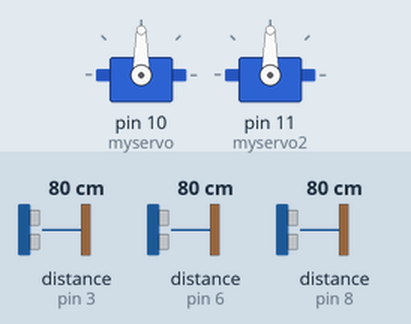
This sketch was run on a simulated Arduino Leonardo, built with avr-gcc and run on an emulated ATmega32U4. Shown: 2 × servo. Wiring (inferred from the names in the program): 3 × ultrasonic range finder: trigger pin 2, echo pin 3 / trigger pin 5, echo pin 6 / trigger pin 9, echo pin 8. The test bench sets the inputs (shaded band); at power-on: distance to the obstacle (sensors on pin 3, pin 6, pin 8) 80 cm. The echo pulse lasts 58.3 µs per cm; USB keyboard and mouse output is not drawn; what the sketch prints to the serial monitor is not drawn.

Above: at 1.2 s.
1.3 s: distance to the obstacle (sensor on pin 3) set to 62 cm
3.0 s: distance to the obstacle (sensor on pin 3) set to 52 cm
At 3.17 s:
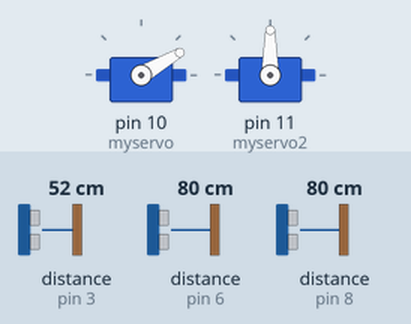
Timing chart, 0 to 12.0 s (numbered marks = the images above; inputs shaded):
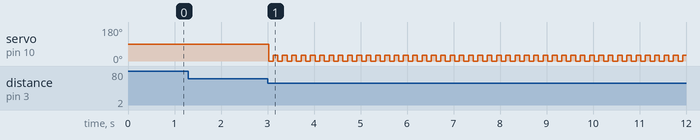

The sketch:

SR04.ino
```cpp
/*

* 0.1 摇杆可以控制鼠标，但极品飞车只能支持字符

* 0.2 摇杆可以输出 @ B

* 0.3 加上Y轴信号,但不能向下

*   0.31串口打印K

*   0.32 对0.31优化，可以准确输出左右信息

*       Keyborad不能用双引号“”，只能用单引号‘’

* 0.4 加上声波测距
*0.5 准备 一个超声波管前后，另两个管左右
    cm 接前后 TrigPin = 2;  EchoPin = 3;
    cm2 转左，TrigPin = 5;  EchoPin = 6;
    cm3 转右 TrigPin = 9;  EchoPin = 8;
* sr04_n_05  加上两上舵机，
    myservo (10);
    myservo2 (11);

*/

#include "Keyboard.h"


//const int xAxis = A0;         // joystick X axis

//const int yAxis = A1;         // joystick Y axis

const int TrigPin = 2;

const int EchoPin = 3;


const int TrigPin2 = 5;

const int EchoPin2 = 6;


const int TrigPin3 = 9;

const int EchoPin3 = 8;
//

int running;
int cm=0;
int cm2=0;
int cm3=0;
#include <Servo.h>
Servo myservo;
Servo myservo2;

int FV;
int FV2;
int FV3;
int Value;
int Value2;
int Value3;

unsigned long time,time2,pas;

void setup() {

  Keyboard.begin();
  running=0;

Serial.begin(9600);
  myservo.attach(10);
  myservo2.attach(11);


pinMode(TrigPin, OUTPUT);

pinMode(EchoPin, INPUT);

pinMode(TrigPin2, OUTPUT);

pinMode(EchoPin2, INPUT);

pinMode(TrigPin3, OUTPUT);

pinMode(EchoPin3, INPUT);


Value = 300;
Value2=300;
Value3=300;

}


void loop() {

 //int xReading = analogRead(A0);

 //int yReading = analogRead(A1);


 //----------------------------------0--------------------------------
 //-------------------------------VVVVVVVVV---------------------------

digitalWrite(TrigPin, LOW); //低高低电平发一个短时间脉冲去TrigPin
delayMicroseconds(2);
digitalWrite(TrigPin, HIGH);
delayMicroseconds(10);
digitalWrite(TrigPin, LOW);
cm = pulseIn(EchoPin, HIGH) / 58.0; //将回波时间换算成cm
FV = Filter(cm,Value);       // 获得滤波器输出值
Value = FV;          // 最近一次有效采样的值，该变量为全局变量
Serial.print(cm);
Serial.print(",");
Serial.print(Value);
Serial.print(",");
//delay(50);
//---------------------------------------------2-----------------------------
//----------------vvvvvvvvvvvvvvvvvvvvvvvvvvvvvvvvvvvvv--------------------

digitalWrite(TrigPin2, LOW); //低高低电平发一个短时间脉冲去TrigPin
delayMicroseconds(2);
digitalWrite(TrigPin2, HIGH);
delayMicroseconds(10);
digitalWrite(TrigPin2, LOW);
cm2 = pulseIn(EchoPin2, HIGH) / 58.0;
//FV2 = Filter(cm2,Value2);       // 获得滤波器输出值
//Value2 = FV2;          // 最近一次有效采样的值，该变量为全局变量
//Serial.print(cm2);
//Serial.print(",");
//Serial.print(Value2);
//Serial.print(",");
//---------------------------------------------3-----------------------------
//----------------vvvvvvvvvvvvvvvvvvvvvvvvvvvvvvvvvvvvv--------------------

digitalWrite(TrigPin3, LOW); //低高低电平发一个短时间脉冲去TrigPin
delayMicroseconds(2);
digitalWrite(TrigPin3, HIGH);
delayMicroseconds(10);
digitalWrite(TrigPin3, LOW);
cm3 = pulseIn(EchoPin3, HIGH) / 58.0;
//FV3 = Filter(cm3,Value3);       // 获得滤波器输出值
//Value3 = FV3;          // 最近一次有效采样的值，该变量为全局变量
//Serial.print(cm3);
//Serial.print(",");
//Serial.println(Value3);

//-----------------------------------------------

  if (FV <=55  &&  FV>20) {

    Keyboard.releaseAll();
    Serial.print("u");

    Keyboard.press( KEY_UP_ARROW );

    Runnow();
     if (cm2 <=45  &&  cm2>15){
        Keyboard.release(KEY_RIGHT_ARROW);
        Keyboard.press(KEY_LEFT_ARROW);
        Serial.print("L");
      }
     if(cm3 <=45  &&  cm3>15){
        Keyboard.release(KEY_LEFT_ARROW);
        Keyboard.press(KEY_RIGHT_ARROW);
        Serial.print("r");
      }

    }

   else if (FV >=60 &&  FV<100 )  {
      Keyboard.releaseAll();
      Serial.print("d");
      Keyboard.press(KEY_DOWN_ARROW);
      Stopnow();
      //delay(50);
       }


 else {

    Keyboard.releaseAll();


    }


}


  int Filter(int A1,int V1){
    int ag;
    ag=A1;
    if (A1-V1>2)
      {
        return V1+1;
      }
    else
      {
        return A1;
        //ag=A1*2;
      }


    }

  int Runnow(){
    while (running==0 ){
      time = millis();
      pas=abs(time2-time);
        while(pas>10)
        {
        Serial.print(running);
        myservo.write(0);
        delay(100);
        myservo.write(30);
        delay(100);
        running=1;
        }
    }
  }

  int Stopnow(){
    while (running){
    time2 = millis();
    pas=abs(time2-time);
      while(pas>10)
      {
      Serial.print(running);
      myservo2.write(0);
      delay(100);
      myservo2.write(30);
      delay(100);
      running=0;
      }
    }
  }
```

Ultrasonic.cpp
```cpp
// (licence header left out)
#if ARDUINO >= 100
  #include "Arduino.h"
#else
  #include "WProgram.h"
#endif

#include "Ultrasonic.h"

Ultrasonic::Ultrasonic(int TP, int EP)
{
   pinMode(TP,OUTPUT);
   pinMode(EP,INPUT);
   Trig_pin=TP;
   Echo_pin=EP;
   Time_out=3000;  // 3000 µs = 50cm // 30000 µs = 5 m
}

Ultrasonic::Ultrasonic(int TP, int EP, long TO)
{
   pinMode(TP,OUTPUT);
   pinMode(EP,INPUT);
   Trig_pin=TP;
   Echo_pin=EP;
   Time_out=TO;
}

long Ultrasonic::Timing()
{
  digitalWrite(Trig_pin, LOW);
  delayMicroseconds(2);
  digitalWrite(Trig_pin, HIGH);
  delayMicroseconds(10);
  digitalWrite(Trig_pin, LOW);
  duration = pulseIn(Echo_pin,HIGH,Time_out);
  if ( duration == 0 ) {
	duration = Time_out; }
  return duration;
}

long Ultrasonic::Ranging(int sys)
{
  Timing();
  if (sys) {
	distance_cm = duration /29 / 2 ;
	return distance_cm;
  } else {
	distance_inc = duration / 74 / 2;
	return distance_inc; }
}
```

Ultrasonic.h
```cpp
// (licence header left out)
#ifndef Ultrasonic_h
#define Ultrasonic_h

#if ARDUINO >= 100
  #include "Arduino.h"
#else
  #include "WProgram.h"
#endif

#define CM 1
#define INC 0

class Ultrasonic
{
  public:
    Ultrasonic(int TP, int EP);
	Ultrasonic(int TP, int EP, long TO);
    long Timing();
    long Ranging(int sys);

  private:
    int Trig_pin;
    int Echo_pin;
	long Time_out;
    long duration,distance_cm,distance_inc;
};

#endif
```

Measured:
- the behaviour switches between 57 and 56 cm on distance to the obstacle (sensor on pin 3) (found by bisection; images 0 and 1)
- after the input at 1.3 s, every drawn part: stays the same
- after the input at 3.0 s, servo on pin 10 (myservo): alternates 30° for 0.10 s and 0° for 0.10 s, starting at once
